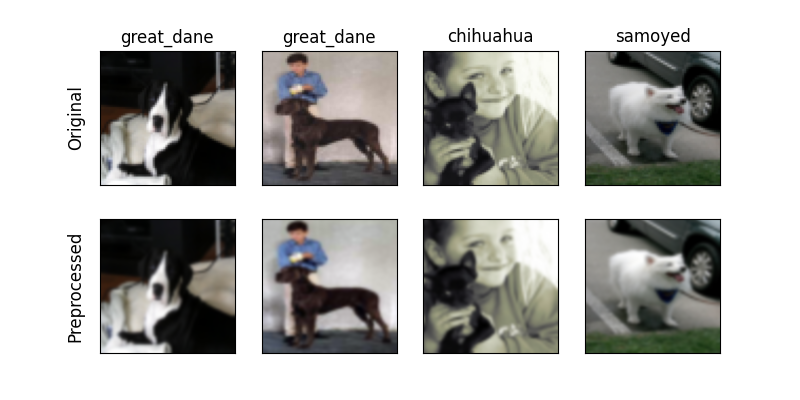

The script that saved this image:
"""
EECS 445 - Introduction to Machine Learning
Winter 2026  - Project 2

Visualize Dogs
    This will open up a window displaying randomly selected training
    images. The label of the image is shown. Click on the figure to
    refresh with a set of new images. You can save the images using
    the save button. Close the window to break out of the loop.

    The success of this script is a good indication that the data flow
    part of this project is running smoothly.

    Usage: python visualize_data.py
"""

import os

import numpy as np
import pandas as pd
import matplotlib.pyplot as plt
from imageio.v2 import imread

from dataset import resize, ImageStandardizer, DogsDataset
from utils import config, denormalize_image, set_random_seed


if __name__ == "__main__":
    set_random_seed()

    training_set = DogsDataset("train")
    training_set.X = resize(training_set.X)
    standardizer = ImageStandardizer()
    standardizer.fit(training_set.X)

    metadata = pd.read_csv(config("csv_file"))
    metadata = metadata[metadata["partition"] != "challenge"].reset_index(drop=True) 
    print("Click on the figure to choose new images. Close the figure to exit.")

    N = 4
    fig, axes = plt.subplots(nrows=2, ncols=N, figsize=(2 * N, 2 * 2))

    pad = 3
    axes[0, 0].annotate(
        "Original",
        xy=(0, 0.5),
        xytext=(-axes[0, 0].yaxis.labelpad - pad, 0),
        xycoords=axes[0, 0].yaxis.label,
        textcoords="offset points",
        size="large",
        ha="right",
        va="center",
        rotation="vertical",
    )
    axes[1, 0].annotate(
        "Preprocessed",
        xy=(0, 0.5),
        xytext=(-axes[1, 0].yaxis.labelpad - pad, 0),
        xycoords=axes[1, 0].yaxis.label,
        textcoords="offset points",
        size="large",
        ha="right",
        va="center",
        rotation="vertical",
    )

    for ax in axes.flatten():
        ax.set_xticks([])
        ax.set_yticks([])

    while True:
        rand_idx = np.random.choice(np.arange(len(metadata)), size=N, replace=False)
        X, y = [], []
        for idx in rand_idx:
            filename = os.path.join(config("image_path"), metadata.loc[idx, "filename"])
            X.append(imread(filename))
            y.append(metadata.loc[idx, "semantic_label"])

        for i, (xi, yi) in enumerate(zip(X, y)):
            axes[0, i].imshow(xi)
            axes[0, i].set_title(yi)

        X_ = resize(np.array(X))
        X_ = standardizer.transform(X_)
        for i, (xi, yi) in enumerate(zip(X_, y)):
            axes[1, i].imshow(denormalize_image(xi), interpolation="bicubic")

        fig = plt.gcf()
        plt.savefig("visualize_data.png")
        print("Saved figure to visualize_data.png.")

        def on_close(event):
            exit()

        fig.canvas.mpl_connect("close_event", on_close)

        if plt.waitforbuttonpress():
            break
